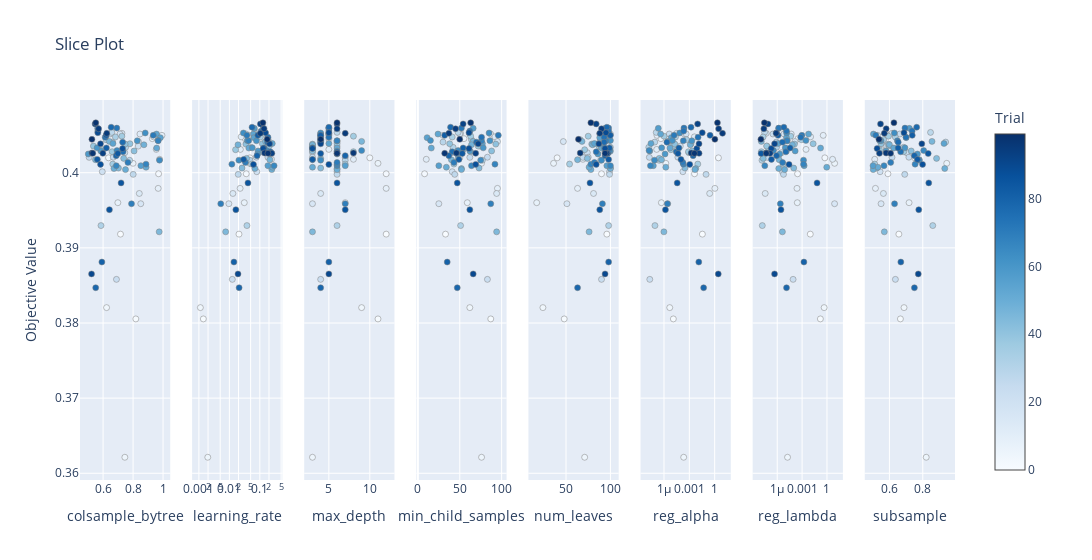

Notebook code cell kept with this figure:
### Markdown cell above
To attempt hyperparameterization again, we will focus on the 4 most important hyperparameters: `learning_rate`, `num_leaves`, `subsample`, and `max_depth`.

### Code cell
plot_slice(study)
